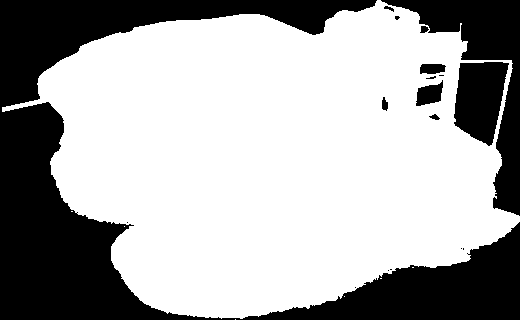
#> input picture machine_mask.png, 520 x 320 px, found by its file name
$ python -i background_detection.py   (imports and definitions only)
#> lines starting #> are read from the running program, lines starting #| are printed output that depends on the picture; after the words box and inside, x2 and y2 are one past the last pixel; in counts of white or black regions, pixels touching at a corner belong together
"""Détection de présence par soustraction de fond, pour une zone où la
caméra ne voit la machine que de côté/de dos (le YOLO de détection de
personnes entières ne fonctionne pas bien si seule une partie du corps
est visible, cachée par la machine elle-même).

Principe : on capture une image de référence de la machine **vide**
(aucune activité), puis on compare chaque nouvelle image à cette
référence — mais seulement à l'intérieur du contour précis de la machine
(un polygone, pas un simple rectangle), pour ignorer tout ce qui bouge
autour (sol, autres personnes plus loin). Le moindre changement de pixels
à l'intérieur de ce contour (un bout de bras, une ombre) est considéré
comme une présence — pas besoin de reconnaître une personne entière.

Limite à connaître : la référence doit être reprise si l'éclairage change
fortement (ex: jour → nuit, mode infrarouge), ou si la machine elle-même
a un aspect différent à l'arrêt et en marche (pièces mobiles) — dans ce
dernier cas, une référence prise machine à l'arrêt peut détecter une
"présence" continue à cause du mouvement de la machine elle-même, pas
d'une personne.
"""

import cv2
import numpy as np

# Contour precis de la machine, releve sur calibrate_day.png du
# 2026-09-05 12:00:20 (grille + trace de l'utilisateur, corrige point par
# point). Liste de points (x, y) dans le repere de l'image complete.
MACHINE_POLYGON = [
    (200, 140),
    (280, 110),
    (420, 100),
    (550, 95),
    (650, 90),
    (700, 130),
    (700, 350),
    (630, 405),
    (450, 410),
    (280, 400),
    (180, 320),
    (180, 200),
]

REFERENCE_FILE = "reference_background.png"
DIFF_THRESHOLD = 30  # écart de niveau de gris à partir duquel un pixel compte comme "change"
CHANGE_RATIO_THRESHOLD = 0.02  # fraction de la zone qui doit changer pour dire "present"
BLUR_KERNEL = (5, 5)  # attenue le bruit de l'image (grain de compression, reflets)


def _bounding_rect(polygon):
    xs = [p[0] for p in polygon]
    ys = [p[1] for p in polygon]
    return min(xs), min(ys), max(xs), max(ys)


# [8 lines left out: function _build_mask, not called in this run]


MACHINE_MASK_FILE = "machine_mask.png"

_ROI = _bounding_rect(MACHINE_POLYGON)
_X1, _Y1, _X2, _Y2 = _ROI


def _load_or_build_mask():
    """Charge le masque affine (voir compute_machine_mask.py) s'il existe
    deja, sinon retombe sur le polygone brut (lignes droites)."""
    saved = cv2.imread(MACHINE_MASK_FILE, cv2.IMREAD_GRAYSCALE)
#> saved: shape (320, 520); 66.1% white; 18 black regions (9 under 20 px), largest, box (x1, y1, x2, y2) and area: (0, 0, 520, 320) 44287, (381, 0, 520, 216) 7826, (454, 62, 509, 146) 3343
#> further down, picture is the input picture: shape (320, 520, 3); 66.1% white; 18 black regions (9 under 20 px), largest, box (x1, y1, x2, y2) and area: (0, 0, 520, 320) 44287, (381, 0, 520, 216) 7826, (454, 62, 509, 146) 3343
    if saved is not None:
        return saved
    return _build_mask((_Y2 - _Y1, _X2 - _X1), MACHINE_POLYGON, (_X1, _Y1))


def refine_mask_grabcut(frame, polygon=MACHINE_POLYGON, iterations=5):
    """Affine le polygone brut en un contour lisse suivant les vrais bords
    de l'objet (couleur/texture), via l'algorithme GrabCut d'OpenCV.

    A lancer une seule fois (voir compute_machine_mask.py), pas a chaque
    image en direct — GrabCut est trop lent pour tourner en continu.
    """
#> called with iterations = 5
    poly_mask = np.zeros(frame.shape[:2], dtype=np.uint8)
    cv2.fillPoly(poly_mask, [np.array(polygon, dtype=np.int32)], 255)
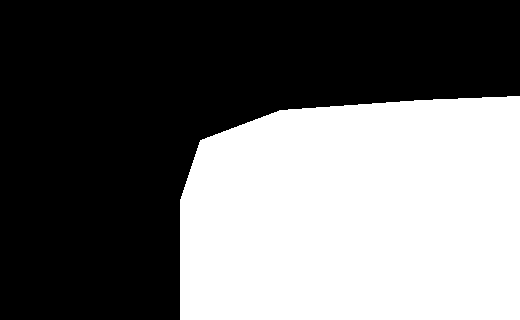
#> poly_mask: shape (320, 520); 42.6% white; 1 white region, box (x1, y1, x2, y2) and area: (180, 96, 520, 320) 70860

    kernel = np.ones((15, 15), np.uint8)
    sure_fg = cv2.erode(poly_mask, kernel, iterations=2)
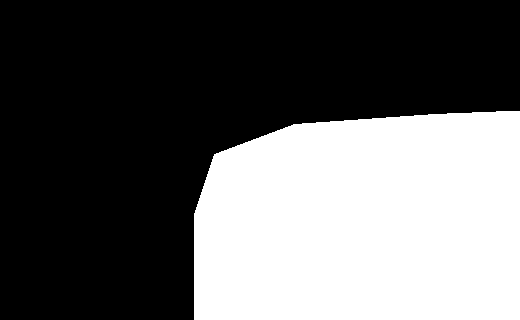
#> sure_fg: shape (320, 520); 38% white; 1 white region, box (x1, y1, x2, y2) and area: (194, 111, 520, 320) 63161
    probable_area = cv2.dilate(poly_mask, kernel, iterations=3)
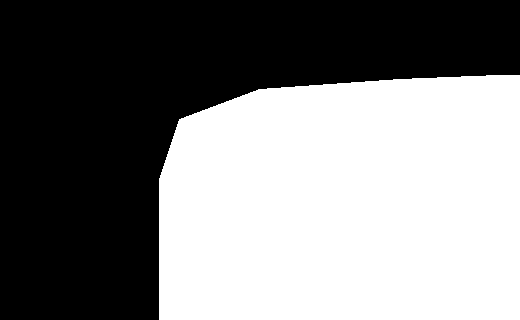
#> probable_area: shape (320, 520); 50% white; 1 white region, box (x1, y1, x2, y2) and area: (159, 75, 520, 320) 83145

    gc_mask = np.full(frame.shape[:2], cv2.GC_BGD, dtype=np.uint8)
    gc_mask[probable_area > 0] = cv2.GC_PR_BGD
    gc_mask[poly_mask > 0] = cv2.GC_PR_FGD
    gc_mask[sure_fg > 0] = cv2.GC_FGD

    bgd_model = np.zeros((1, 65), dtype=np.float64)
    fgd_model = np.zeros((1, 65), dtype=np.float64)
    cv2.grabCut(frame, gc_mask, None, bgd_model, fgd_model, iterations, cv2.GC_INIT_WITH_MASK)

    refined = np.where((gc_mask == cv2.GC_FGD) | (gc_mask == cv2.GC_PR_FGD), 255, 0).astype(np.uint8)
    x1, y1, x2, y2 = _bounding_rect(polygon)
#> x1 = 180; y1 = 90; x2 = 700; y2 = 410
    return refined[y1:y2, x1:x2]
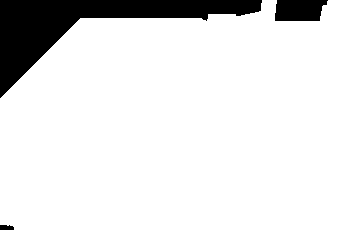
#> returned value: shape (230, 340); 88.8% white; 3 black regions, box (x1, y1, x2, y2) and area: (0, 0, 262, 98) 7735, (275, 0, 328, 21) 982, (0, 225, 14, 230) 63


_MASK = _load_or_build_mask()
_MASK_AREA = cv2.countNonZero(_MASK)


def crop_roi(frame, roi=_ROI):
    x1, y1, x2, y2 = roi
    return frame[y1:y2, x1:x2]


def _prepare(frame_roi):
    gray = cv2.cvtColor(frame_roi, cv2.COLOR_BGR2GRAY)
    return cv2.GaussianBlur(gray, BLUR_KERNEL, 0)


# [28 lines left out: functions load_reference, change_ratio, not called in this run]


def is_present(frame, reference_prepared, ratio_threshold=CHANGE_RATIO_THRESHOLD):
    return change_ratio(frame, reference_prepared) > ratio_threshold

>>> import cv2
>>> picture = cv2.imread('../machine_mask.png')
>>> result = refine_mask_grabcut(picture)
